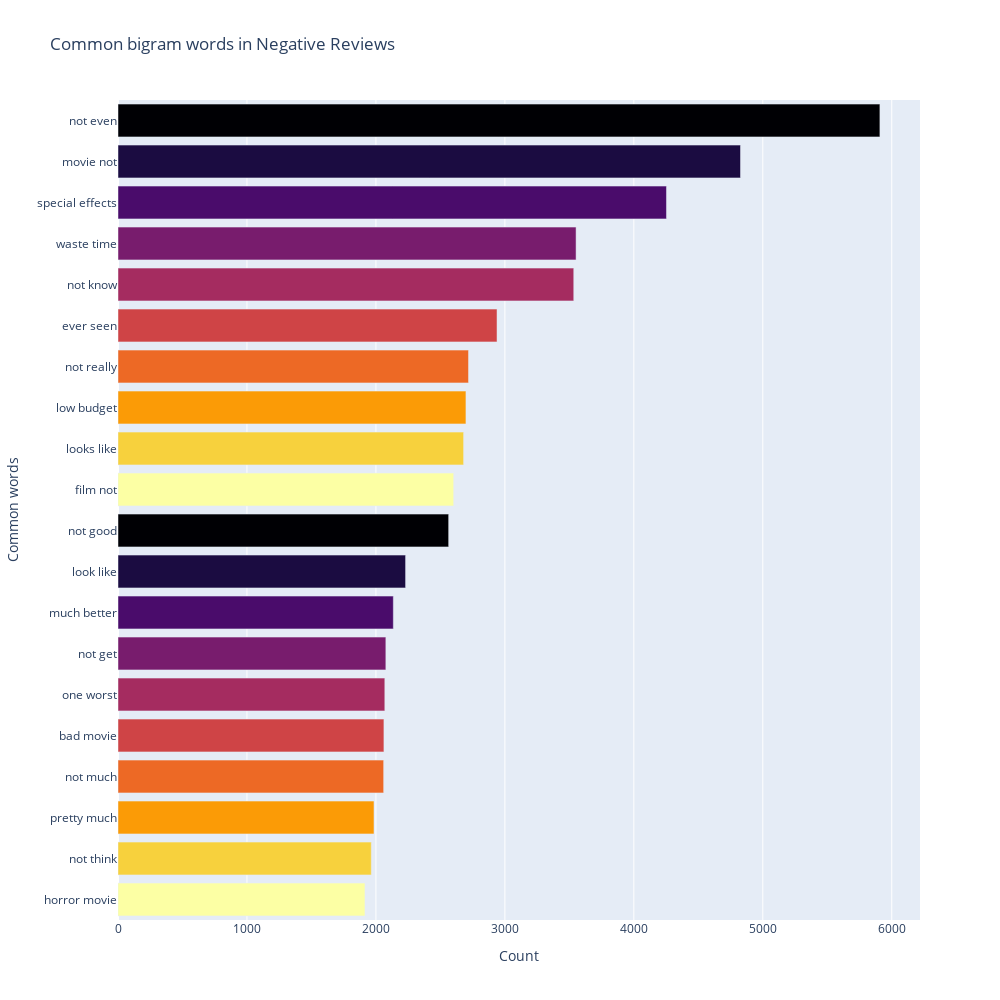

This figure's notebook cell:
### Markdown cell above
![image.png](attachment:image.png)

### Code cell
most_common_word = get_top_text(df['Reviews_clean'][df['Ratings'] <= 4], 20, 2)
most_common_word = dict(most_common_word)

temp = pd.DataFrame(columns=['Common_words', 'Count'])
temp['Common_words'] = list(most_common_word.keys())
temp['Count'] = list(most_common_word.values())

fig = px.bar(temp, x='Count', y='Common_words', title='Common bigram words in Negative Reviews',
             orientation='h', width=1000, height=1000, color='Common_words', labels={'Common_words': 'Common words'}, 
             color_discrete_sequence=px.colors.sequential.Inferno)

fig.update_layout(showlegend=False)
fig.show()

### Figure 1 — Plotly figure (JSON) as saved in the notebook; plotly's stock layout.template omitted (floating-point values rounded to 4 significant figures)
{"data": [{"alignmentgroup": "True", "hovertemplate": "Common words=%{y}<br>Count=%{x}<extra></extra>", "legendgroup": "not even", "marker": {"color": "#000004", "pattern": {"shape": ""}}, "name": "not even", "offsetgroup": "not even", "orientation": "h", "showlegend": true, "textposition": "auto", "type": "bar", "x": [5908], "xaxis": "x", "y": ["not even"], "yaxis": "y"}, {"alignmentgroup": "True", "hovertemplate": "Common words=%{y}<br>Count=%{x}<extra></extra>", "legendgroup": "movie not", "marker": {"color": "#1b0c41", "pattern": {"shape": ""}}, "name": "movie not", "offsetgroup": "movie not", "orientation": "h", "showlegend": true, "textposition": "auto", "type": "bar", "x": [4827], "xaxis": "x", "y": ["movie not"], "yaxis": "y"}, {"alignmentgroup": "True", "hovertemplate": "Common words=%{y}<br>Count=%{x}<extra></extra>", "legendgroup": "special effects", "marker": {"color": "#4a0c6b", "pattern": {"shape": ""}}, "name": "special effects", "offsetgroup": "special effects", "orientation": "h", "showlegend": true, "textposition": "auto", "type": "bar", "x": [4253], "xaxis": "x", "y": ["special effects"], "yaxis": "y"}, {"alignmentgroup": "True", "hovertemplate": "Common words=%{y}<br>Count=%{x}<extra></extra>", "legendgroup": "waste time", "marker": {"color": "#781c6d", "pattern": {"shape": ""}}, "name": "waste time", "offsetgroup": "waste time", "orientation": "h", "showlegend": true, "textposition": "auto", "type": "bar", "x": [3552], "xaxis": "x", "y": ["waste time"], "yaxis": "y"}, {"alignmentgroup": "True", "hovertemplate": "Common words=%{y}<br>Count=%{x}<extra></extra>", "legendgroup": "not know", "marker": {"color": "#a52c60", "pattern": {"shape": ""}}, "name": "not know", "offsetgroup": "not know", "orientation": "h", "showlegend": true, "textposition": "auto", "type": "bar", "x": [3534], "xaxis": "x", "y": ["not know"], "yaxis": "y"}, {"alignmentgroup": "True", "hovertemplate": "Common words=%{y}<br>Count=%{x}<extra></extra>", "legendgroup": "ever seen", "marker": {"color": "#cf4446", "pattern": {"shape": ""}}, "name": "ever seen", "offsetgroup": "ever seen", "orientation": "h", "showlegend": true, "textposition": "auto", "type": "bar", "x": [2939], "xaxis": "x", "y": ["ever seen"], "yaxis": "y"}, {"alignmentgroup": "True", "hovertemplate": "Common words=%{y}<br>Count=%{x}<extra></extra>", "legendgroup": "not really", "marker": {"color": "#ed6925", "pattern": {"shape": ""}}, "name": "not really", "offsetgroup": "not really", "orientation": "h", "showlegend": true, "textposition": "auto", "type": "bar", "x": [2718], "xaxis": "x", "y": ["not really"], "yaxis": "y"}, {"alignmentgroup": "True", "hovertemplate": "Common words=%{y}<br>Count=%{x}<extra></extra>", "legendgroup": "low budget", "marker": {"color": "#fb9b06", "pattern": {"shape": ""}}, "name": "low budget", "offsetgroup": "low budget", "orientation": "h", "showlegend": true, "textposition": "auto", "type": "bar", "x": [2698], "xaxis": "x", "y": ["low budget"], "yaxis": "y"}, {"alignmentgroup": "True", "hovertemplate": "Common words=%{y}<br>Count=%{x}<extra></extra>", "legendgroup": "looks like", "marker": {"color": "#f7d13d", "pattern": {"shape": ""}}, "name": "looks like", "offsetgroup": "looks like", "orientation": "h", "showlegend": true, "textposition": "auto", "type": "bar", "x": [2680], "xaxis": "x", "y": ["looks like"], "yaxis": "y"}, {"alignmentgroup": "True", "hovertemplate": "Common words=%{y}<br>Count=%{x}<extra></extra>", "legendgroup": "film not", "marker": {"color": "#fcffa4", "pattern": {"shape": ""}}, "name": "film not", "offsetgroup": "film not", "orientation": "h", "showlegend": true, "textposition": "auto", "type": "bar", "x": [2603], "xaxis": "x", "y": ["film not"], "yaxis": "y"}, {"alignmentgroup": "True", "hovertemplate": "Common words=%{y}<br>Count=%{x}<extra></extra>", "legendgroup": "not good", "marker": {"color": "#000004", "pattern": {"shape": ""}}, "name": "not good", "offsetgroup": "not good", "orientation": "h", "showlegend": true, "textposition": "auto", "type": "bar", "x": [2564], "xaxis": "x", "y": ["not good"], "yaxis": "y"}, {"alignmentgroup": "True", "hovertemplate": "Common words=%{y}<br>Count=%{x}<extra></extra>", "legendgroup": "look like", "marker": {"color": "#1b0c41", "pattern": {"shape": ""}}, "name": "look like", "offsetgroup": "look like", "orientation": "h", "showlegend": true, "textposition": "auto", "type": "bar", "x": [2230], "xaxis": "x", "y": ["look like"], "yaxis": "y"}, {"alignmentgroup": "True", "hovertemplate": "Common words=%{y}<br>Count=%{x}<extra></extra>", "legendgroup": "much better", "marker": {"color": "#4a0c6b", "pattern": {"shape": ""}}, "name": "much better", "offsetgroup": "much better", "orientation": "h", "showlegend": true, "textposition": "auto", "type": "bar", "x": [2135], "xaxis": "x", "y": ["much better"], "yaxis": "y"}, {"alignmentgroup": "True", "hovertemplate": "Common words=%{y}<br>Count=%{x}<extra></extra>", "legendgroup": "not get", "marker": {"color": "#781c6d", "pattern": {"shape": ""}}, "name": "not get", "offsetgroup": "not get", "orientation": "h", "showlegend": true, "textposition": "auto", "type": "bar", "x": [2077], "xaxis": "x", "y": ["not get"], "yaxis": "y"}, {"alignmentgroup": "True", "hovertemplate": "Common words=%{y}<br>Count=%{x}<extra></extra>", "legendgroup": "one worst", "marker": {"color": "#a52c60", "pattern": {"shape": ""}}, "name": "one worst", "offsetgroup": "one worst", "orientation": "h", "showlegend": true, "textposition": "auto", "type": "bar", "x": [2069], "xaxis": "x", "y": ["one worst"], "yaxis": "y"}, {"alignmentgroup": "True", "hovertemplate": "Common words=%{y}<br>Count=%{x}<extra></extra>", "legendgroup": "bad movie", "marker": {"color": "#cf4446", "pattern": {"shape": ""}}, "name": "bad movie", "offsetgroup": "bad movie", "orientation": "h", "showlegend": true, "textposition": "auto", "type": "bar", "x": [2062], "xaxis": "x", "y": ["bad movie"], "yaxis": "y"}, {"alignmentgroup": "True", "hovertemplate": "Common words=%{y}<br>Count=%{x}<extra></extra>", "legendgroup": "not much", "marker": {"color": "#ed6925", "pattern": {"shape": ""}}, "name": "not much", "offsetgroup": "not much", "orientation": "h", "showlegend": true, "textposition": "auto", "type": "bar", "x": [2060], "xaxis": "x", "y": ["not much"], "yaxis": "y"}, {"alignmentgroup": "True", "hovertemplate": "Common words=%{y}<br>Count=%{x}<extra></extra>", "legendgroup": "pretty much", "marker": {"color": "#fb9b06", "pattern": {"shape": ""}}, "name": "pretty much", "offsetgroup": "pretty much", "orientation": "h", "showlegend": true, "textposition": "auto", "type": "bar", "x": [1985], "xaxis": "x", "y": ["pretty much"], "yaxis": "y"}, {"alignmentgroup": "True", "hovertemplate": "Common words=%{y}<br>Count=%{x}<extra></extra>", "legendgroup": "not think", "marker": {"color": "#f7d13d", "pattern": {"shape": ""}}, "name": "not think", "offsetgroup": "not think", "orientation": "h", "showlegend": true, "textposition": "auto", "type": "bar", "x": [1964], "xaxis": "x", "y": ["not think"], "yaxis": "y"}, {"alignmentgroup": "True", "hovertemplate": "Common words=%{y}<br>Count=%{x}<extra></extra>", "legendgroup": "horror movie", "marker": {"color": "#fcffa4", "pattern": {"shape": ""}}, "name": "horror movie", "offsetgroup": "horror movie", "orientation": "h", "showlegend": true, "textposition": "auto", "type": "bar", "x": [1915], "xaxis": "x", "y": ["horror movie"], "yaxis": "y"}], "layout": {"barmode": "relative", "height": 1000, "legend": {"title": {"text": "Common words"}, "tracegroupgap": 0}, "showlegend": false, "title": {"text": "Common bigram words in Negative Reviews"}, "width": 1000, "xaxis": {"anchor": "y", "domain": [0, 1], "title": {"text": "Count"}}, "yaxis": {"anchor": "x", "categoryarray": ["horror movie", "not think", "pretty much", "not much", "bad movie", "one worst", "not get", "much better", "look like", "not good", "film not", "looks like", "low budget", "not really", "ever seen", "not know", "waste time", "special effects", "movie not", "not even"], "categoryorder": "array", "domain": [0, 1], "title": {"text": "Common words"}}}}
